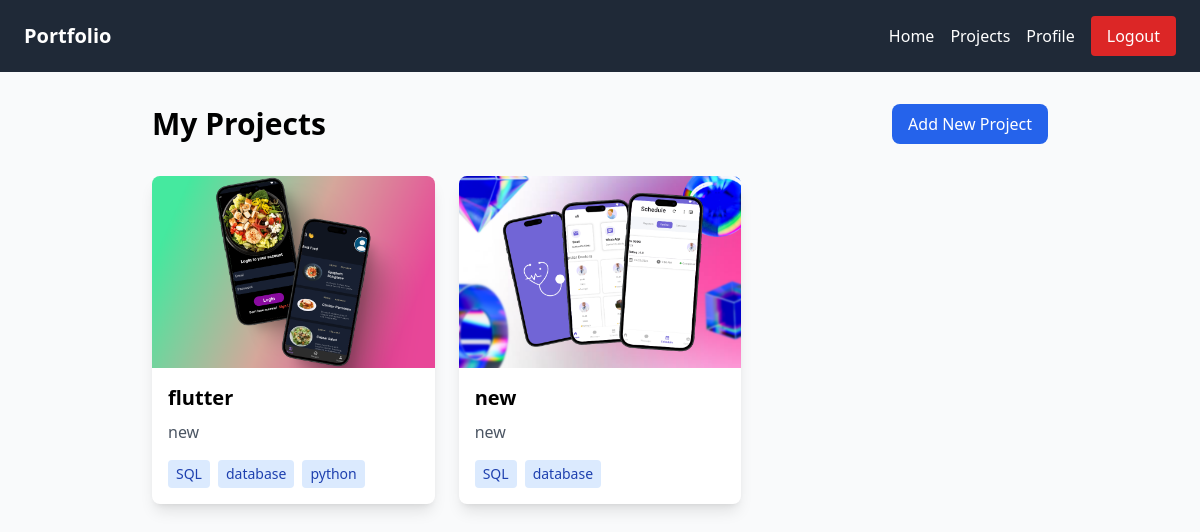
The app's page /projects/ (signed in) with its own data.
### myapp/models.py (models this page shows, shortened)
class Project(models.Model):
    user = models.ForeignKey(User, on_delete=models.CASCADE, related_name='projects')
    name = models.CharField(max_length=200)
    image = models.ImageField(upload_to='project_images/')
    description = models.TextField()
    technologies = models.ManyToManyField(Technology, related_name='projects')
    created_at = models.DateTimeField(auto_now_add=True)
    updated_at = models.DateTimeField(auto_now=True)

class Technology(models.Model):
    name = models.CharField(max_length=100, unique=True)

### myapp/views.py (the view)
# urls.py: path('projects/', views.projects, name='projects'),
@login_required
def projects(request):
    projects = request.user.projects.all()
    return render(request, 'projects.html', {'projects': projects})

### templates/projects.html (shortened to what this page needs)
{% extends 'base.html' %}
{% load static %}
{% block content %}
<div class="max-w-4xl mx-auto">
    <div class="flex justify-between items-center mb-8">
        <h1 class="text-3xl font-bold">My Projects</h1>
        <a href="{% url 'add_project' %}"
           class="bg-blue-600 text-white px-4 py-2 rounded-lg hover:bg-blue-700 transition-colors">
            Add New Project
        </a>
    </div>
    <div class="grid grid-cols-1 md:grid-cols-2 lg:grid-cols-3 gap-6">
        {% for project in projects %}
            <div class="bg-white rounded-lg overflow-hidden shadow-lg hover:shadow-xl transition-shadow duration-300">
                <div class="relative h-48">
                </div>
                <div class="p-4">
                    <h4 class="text-xl font-semibold mb-2">{{ project.name }}</h4>
                    <p class="text-gray-600 line-clamp-2 mb-4">{{ project.description }}</p>
                    <div class="flex flex-wrap gap-2">
                        {% for tech in project.technologies.all %}
                            <span class="bg-blue-100 text-blue-800 text-sm px-2 py-1 rounded">
                                {{ tech.name }}
                            </span>
                        {% endfor %}
                    </div>
                </div>
            </div>
        {% endfor %}
    </div>
</div>
{% endblock %}

### records on screen
Project: name "flutter", description "new"
Technology: name "SQL"
Technology: name "database"
Technology: name "python"
Project: name "new", description "new"
